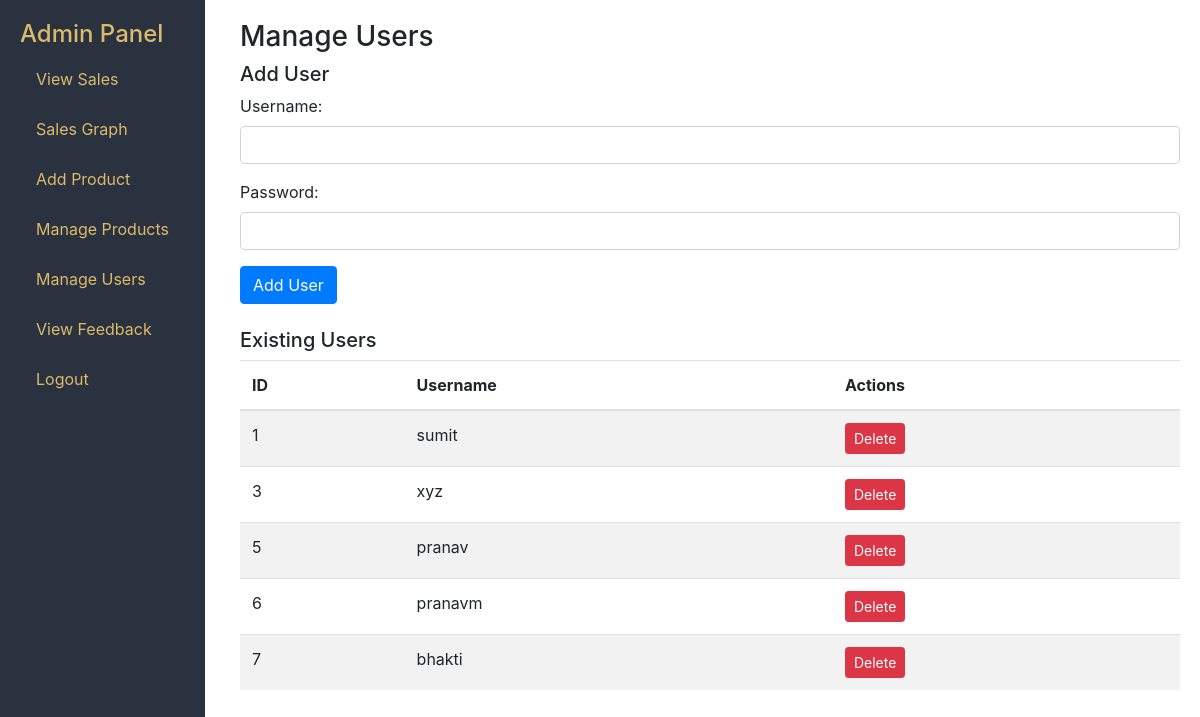
The page /manage_users.php on the database its author committed.
### tables this page shows
CREATE TABLE `users` (
  `id` int(11) NOT NULL,
  `username` varchar(50) NOT NULL,
  `password` varchar(255) NOT NULL
);

### manage_users.php (the view, shortened to what this page needs)
<?php
require 'db.php';
$userQuery = "SELECT * FROM users ORDER BY id ASC";
$userResult = mysqli_query($conn, $userQuery);
?>
<!DOCTYPE html>
<html lang="en">
<head>
    <link href="https://stackpath.bootstrapcdn.com/bootstrap/4.5.2/css/bootstrap.min.css" rel="stylesheet">
</head>
<body>
    <div class="sidebar">
    <a href="admin_panel.php" style="text-decoration: none; color: #ddba6b"><h4>Admin Panel</h4></a>
        <a href="view_sales.php" class="nav-link">View Sales</a>
        <a href="sales_graph.php" class="nav-link">Sales Graph</a>
        <a href="add_product.php" class="nav-link">Add Product</a>
        <a href="manage_product.php" class="nav-link">Manage Products</a>
        <a href="manage_users.php" class="nav-link">Manage Users</a>
        <a href="view_feedback.php" class="nav-link">View Feedback</a>
        <a href="logout.php" class="nav-link">Logout</a>
    </div>
    <div class="content">
        <h3>Manage Users</h3>
        <form action="" method="post" class="mb-4">
            <h5>Add User</h5>
            <div class="form-group">
                <label for="username">Username:</label>
                <input type="text" class="form-control" name="username" required>
            </div>
            <div class="form-group">
                <label for="password">Password:</label>
                <input type="password" class="form-control" name="password" required>
            </div>
            <button type="submit" name="add_user" class="btn btn-primary">Add User</button>
        </form>
        <h5>Existing Users</h5>
        <table class="table table-striped">
            <thead>
                <tr>
                    <th>ID</th>
                    <th>Username</th>
                    <th>Actions</th>
                </tr>
            </thead>
            <tbody>
                <?php while ($user = mysqli_fetch_assoc($userResult)): ?>
                    <tr>
                        <td><?= htmlspecialchars($user['id']) ?></td>
                        <td><?= htmlspecialchars($user['username']) ?></td>
                        <td>
                            <a href="manage_users.php?delete=<?= $user['id'] ?>" class="btn btn-danger btn-sm" onclick="return confirm('Are you sure you want to delete this user?');">Delete</a>
                        </td>
                    </tr>
                <?php endwhile; ?>
            </tbody>
        </table>
    </div>
</body>
</html>

### manage_users.php (style rules this page uses)
body { display: flex; }
.sidebar { min-width: 200px; background-color: #2a3240; color: #ddba6a; padding: 20px; height: 100vh; position: fixed; top: 0; left: 0; }
.sidebar .nav-link { color: #ddba6a; margin: 10px 0; }
.content { margin-left: 220px; padding: 20px; flex: 1; }

### rows shown on the page
users: id "1", username "sumit"
users: id "3", username "xyz"
users: id "5", username "pranav"
users: id "6", username "pranavm"
users: id "7", username "bhakti"
